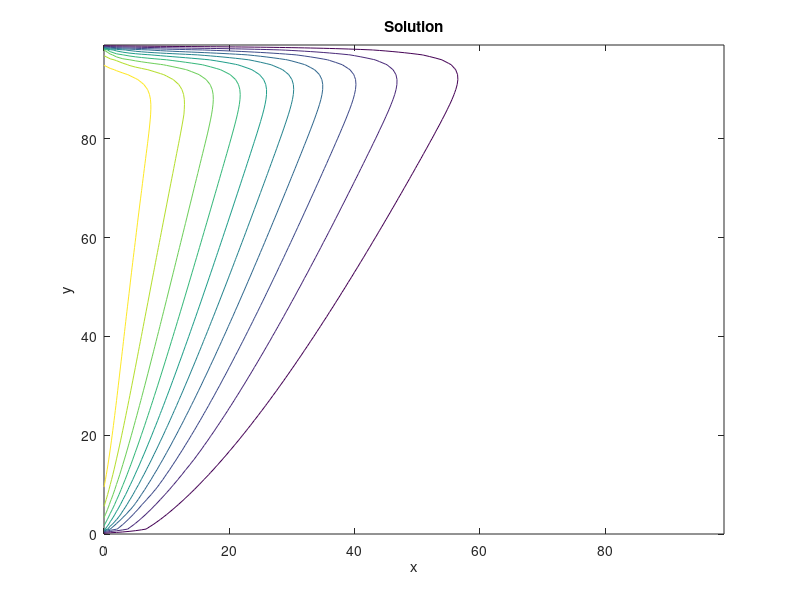

Recreate this plot in MATLAB.
clear;close all;clc;

% With non-equal weights, things get more complicated in the main solver
% loop, compared to D1Q2 and D2Q4, which both have lattice links of equal
% weight.

% As you may have noticed, the addition of advection only changes the
% collision step, and not the streaming step nor the BCs (but we did change 
% the type of BC from the diffusion-only version).

% Input parameters.
nodes = [100, 100]; % x nodes, y nodes.
u = 0.1;
v = 0.4;
dh = 1; % dh = dx = dy.
dt = 1; % timestep.
timesteps = 400;
alpha = 1.0; % Physical constant.
twall = 1.0; % Left-hand wall temperature.

% Constants.
w = zeros(9,1);
w(1) = 4/9;
w(2:5) = 1/9;
w(6:9) = 1/36;

% Derived inputs.
L = dh*[nodes(1)-1, nodes(2)-1] ; % x , y dimensions of physical domain.
ck = dh/dt;
csq = ck.^2;
omega = 1 / (3*alpha/(dt*csq)+0.5);

% Initialize.
x = linspace(0,L(1),nodes(1))';
y = linspace(0,L(2),nodes(2))';
f = zeros(nodes(2),nodes(1),9);
feq = zeros(nodes(2),nodes(1),9);
rho = zeros(nodes(2),nodes(1));
% BC initialize.
for k = 1:9
    f(:,1,k) = w(k)*twall; % left wall.
end

% Main loop.
reconstruction_time = 0;
collision_time = 0;
streaming_time = 0;
bc_time = 0;
for iter = 1:timesteps
    % Reconstruct T.
    tic;
    rho = f(:,:,1);
    for k = 2:9
        rho = rho + f(:,:,k);
    end
    reconstruction_time = reconstruction_time + toc;
    % Collision
    tic;
    feq(:,:,1) = w(1)*rho;
    feq(:,:,2) = w(2)*rho*(1 + 3*u/ck);
    feq(:,:,3) = w(3)*rho*(1 + 3*v/ck);
    feq(:,:,4) = w(4)*rho*(1 - 3*u/ck);
    feq(:,:,5) = w(5)*rho*(1 - 3*v/ck);
    feq(:,:,6) = w(6)*rho*(1 + 3*(u+v)/ck);
    feq(:,:,7) = w(7)*rho*(1 + 3*(-u+v)/ck);
    feq(:,:,8) = w(8)*rho*(1 - 3*(u+v)/ck);
    feq(:,:,9) = w(9)*rho*(1 + 3*(u-v)/ck);
    for k = 1:9
        f(:,:,k) = omega*feq(:,:,k) + (1-omega)*f(:,:,k);
    end
    collision_time = collision_time + toc;
    % Streaming
    tic;
    f(:,2:end,2) = f(:,1:end-1,2); % East vector.
    f(2:end,:,3) = f(1:end-1,:,3); % North vector.
    f(:,1:end-1,4) = f(:,2:end,4); % West vector.
    f(1:end-1,:,5) = f(2:end,:,5); % South vector.
    f(2:end,2:end,6) = f(1:end-1,1:end-1,6); % Northeast vector.
    f(2:end,1:end-1,7) = f(1:end-1,2:end,7); % Northwest vector.
    f(1:end-1,1:end-1,8) = f(2:end,2:end,8); % Southwest vector.
    f(1:end-1,2:end,9) = f(2:end,1:end-1,9); % Southeast vector.
    streaming_time = streaming_time + toc;
    % Boundary conditions
    tic;
    f(:,1,2) = w(2)*twall + w(4)*twall - f(:,1,4); % Left boundary, T = 1.0.
    f(:,1,6) = w(6)*twall + w(8)*twall - f(:,1,8); % Left boundary, T = 1.0.
    f(:,1,9) = w(9)*twall + w(7)*twall - f(:,1,7); % Left boundary, T = 1.0.
    f(:,end,4) = -f(:,end,2); % Right boundary, T = 0.
    f(:,end,7) = -f(:,end,9); % Right boundary, T = 0.
    f(:,end,8) = -f(:,end,6); % Right boundary, T = 0.
    f(:,end,3) = -f(:,end,5); % Right boundary, T = 0.
    f(:,end,1) = 0; % Right boundary, T = 0.
    f(end,:,5) = -f(end,:,3); % Top boundary, T = 0.
    f(end,:,8) = -f(end,:,6); % Top boundary, T = 0.
    f(end,:,9) = -f(end,:,7); % Top boundary, T = 0.
    f(end,:,2) = -f(end,:,4); % Top boundary, T = 0.
    f(end,:,1) = 0; % Top boundary, T = 0.
%     for k = 2:9
%         f(1,:,k) = f(2,:,k); % Bottom boundary, adiabatic.
%     end
    f(1,:,3) = -f(1,:,5); % Bottom boundary, T = 0.
    f(1,:,7) = -f(1,:,9); % Bottom boundary, T = 0.
    f(1,:,6) = -f(1,:,8); % Bottom boundary, T = 0.
    f(1,:,2) = -f(1,:,4); % Bottom boundary, T = 0.
    f(1,:,1) = 0; % Bottom boundary, T = 0.
    bc_time = bc_time + toc;
end
tic;
rho = f(:,:,1);
for k = 2:9
    rho = rho + f(:,:,k);
end
reconstruction_time = reconstruction_time + toc;

% Timing outputs.
total_time = reconstruction_time + collision_time + streaming_time + bc_time;
disp(['Solution reconstruction time (s): ' num2str(reconstruction_time)]);
disp(['Collision time (s): ' num2str(collision_time)]);
disp(['Streaming time (s): ' num2str(streaming_time)]);
disp(['BC time (s): ' num2str(bc_time)]);
disp(['Solution reconstruction fraction: ' num2str(reconstruction_time/total_time)]);
disp(['Collision fraction: ' num2str(collision_time/total_time)]);
disp(['Streaming fraction: ' num2str(streaming_time/total_time)]);
disp(['BC fraction: ' num2str(bc_time/total_time)]);

% Plotting results!
[X, Y] = meshgrid(x,y);
contour(X, Y, rho);
title('Solution');
xlabel('x');
ylabel('y');





